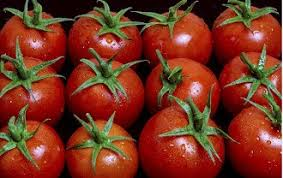
#> input picture tomato_img.jpg, 283 x 178 px
$ python hue_color_detection_upgrade_opencv.py
#> lines starting #> are read from the running program, lines starting #| are printed output that depends on the picture; after the words box and inside, x2 and y2 are one past the last pixel; in counts of white or black regions, pixels touching at a corner belong together
import cv2

src = cv2.imread("tomato_img.jpg")
#> src is the input picture: shape (178, 283, 3); mean B, G, R 31.8, 51.3, 121
hsv = cv2.cvtColor(src, cv2.COLOR_BGR2HSV)
#> hsv: shape (178, 283, 3); mean H, S, V 32.7, 199, 124.2

h,s,v = cv2.split(hsv)
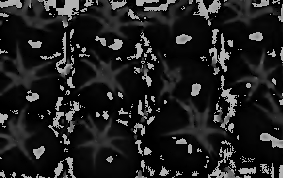
#> h: shape (178, 283); min 0, max 179, mean 32.7
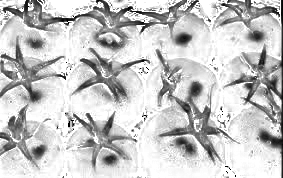
#> s: shape (178, 283); min 0, max 255, mean 199
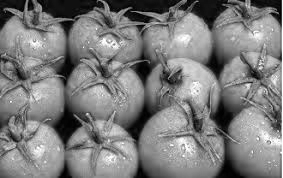
#> v: shape (178, 283); min 0, max 255, mean 124.2

orange = cv2.inRange(hsv, (8,100,100), (20,255,255))
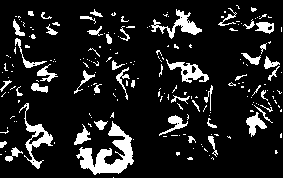
#> orange: shape (178, 283); 12.5% white; 208 white regions (160 under 20 px), largest, box (x1, y1, x2, y2) and area: (76, 121, 134, 175) 1226, (19, 103, 53, 169) 508, (151, 9, 202, 39) 463
green = cv2.inRange(hsv, (40,100,100), (70,255,255))
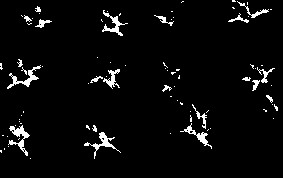
#> green: shape (178, 283); 3.9% white; 83 white regions (62 under 20 px), largest, box (x1, y1, x2, y2) and area: (8, 125, 30, 156) 225, (7, 65, 41, 89) 202, (84, 132, 121, 159) 196
mix_color = cv2.addWeighted(orange, 1.0, green, 1.0, 0.0)
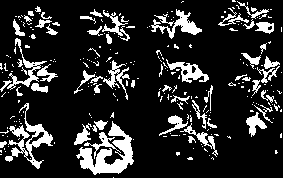
#> mix_color: shape (178, 283); 16.4% white; 263 white regions (208 under 20 px), largest, box (x1, y1, x2, y2) and area: (76, 121, 134, 175) 1226, (5, 103, 53, 169) 831, (151, 9, 202, 39) 463

dst = cv2.bitwise_and(hsv, hsv, mask= mix_color)
#> dst: shape (178, 283, 3); mean H, S, V 3.2, 29, 25
dst = cv2.cvtColor(dst, cv2.COLOR_HSV2BGR)
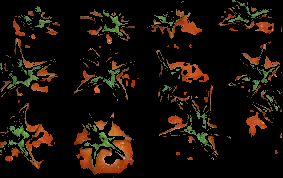
#> dst: shape (178, 283, 3); mean B, G, R 7.3, 14.9, 23.5

cv2.imshow("dst", dst)
cv2.waitKey(0)
cv2.destroyAllWindows()
